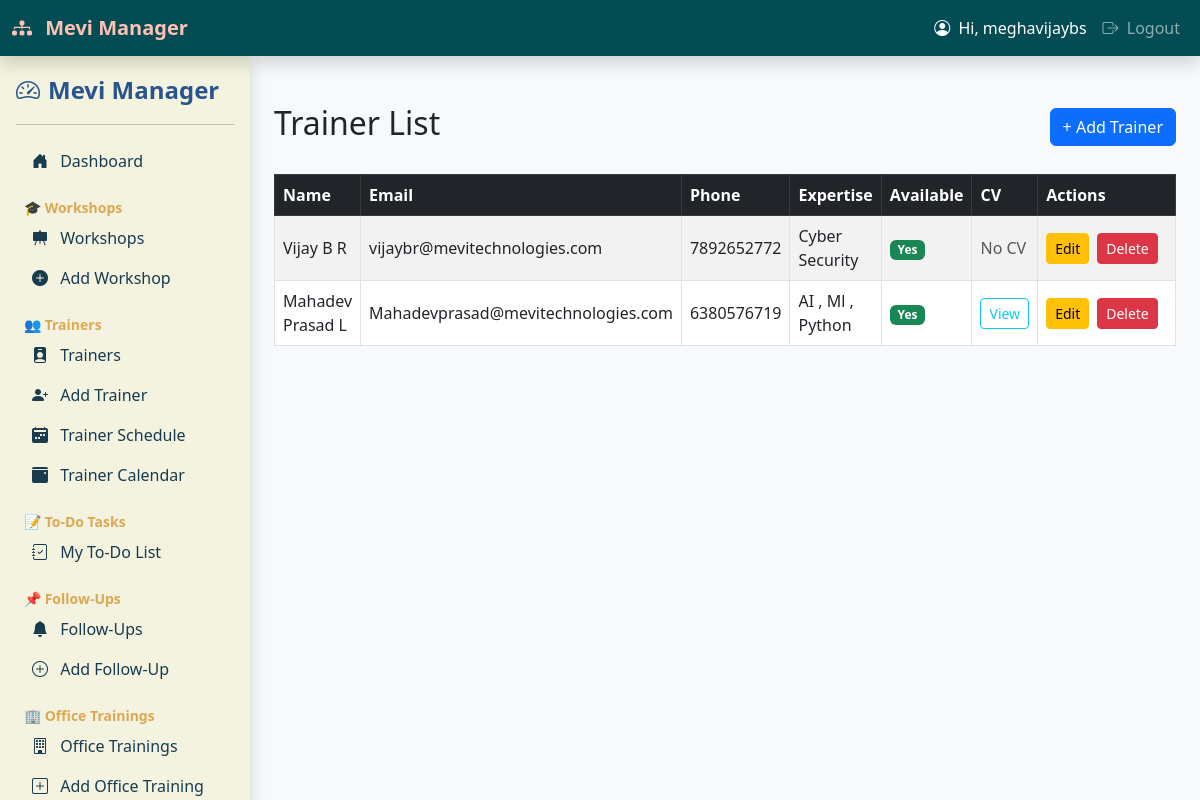
The app's page /trainers/ (signed in) with its own data.
### workshop_manager/models.py (models this page shows, shortened)
class Trainer(models.Model):
    Name = models.CharField(max_length=35)
    phone = models.CharField(max_length=15)
    email = models.EmailField()
    expertise = models.CharField(max_length=200, blank=True)
    is_available = models.BooleanField(default=True)
    cv = models.FileField(upload_to='trainer_cvs/', blank=True, null=True)
    is_full_time = models.BooleanField(default=False)

### workshop_manager/views.py (the view)
# urls.py: path('trainers/', views.trainer_list, name='trainer_list'),
@login_required
def trainer_list(request):
    query = request.GET.get('q')
    trainers = Trainer.objects.all()
    if query:
        trainers = trainers.filter(user__first_name__icontains=query)
    paginator = Paginator(trainers, 5)
    page = request.GET.get('page')
    trainers = paginator.get_page(page)
    return render(request, 'trainer_list.html', {'trainers': trainers})

### workshop_manager/templates/trainer_list.html
{% extends 'base.html' %}
{% block content %}
<div class="container mt-5">
    <div class="d-flex justify-content-between align-items-center mb-4">
        <h2>Trainer List</h2>
        <a href="{% url 'add_trainer' %}" class="btn btn-primary">+ Add Trainer</a>
    </div>
    {% if trainers %}
    <div class="table-responsive">
        <table class="table table-striped table-bordered align-middle">
            <thead class="table-dark">
                <tr>
                    <th>Name</th>
                    <th>Email</th>
                    <th>Phone</th>
                    <th>Expertise</th>
                    <th>Available</th>
                    <th>CV</th>
                    <th style="width: 160px;">Actions</th>
                </tr>
            </thead>
            <tbody>
                {% for trainer in trainers %}
                <tr>
                    <td>{{ trainer.Name }}</td>
                    <td>{{ trainer.email }}</td>
                    <td>{{ trainer.phone }}</td>
                    <td>{{ trainer.expertise }}</td>
                    <td>
                        {% if trainer.is_available %}
                            <span class="badge bg-success">Yes</span>
                        {% else %}
                            <span class="badge bg-danger">No</span>
                        {% endif %}
                    </td>
                    <td>
                        {% if trainer.cv %}
                            <a href="{{ trainer.cv.url }}" target="_blank" class="btn btn-sm btn-outline-info">View</a>
                        {% else %}
                            <span class="text-muted">No CV</span>
                        {% endif %}
                    </td>
                    <td>
                        <div class="d-flex gap-2">
                            <a href="{% url 'edit_trainer' trainer.pk %}" class="btn btn-sm btn-warning">Edit</a>
                            <a href="{% url 'delete_trainer' trainer.pk %}" class="btn btn-sm btn-danger" onclick="return confirm('Are you sure you want to delete this trainer?')">Delete</a>
                        </div>
                    </td>
                </tr>
                {% endfor %}
            </tbody>
        </table>
    </div>
    {% else %}
    <div class="alert alert-warning text-center">
        No trainers available. Click <strong>+ Add Trainer</strong> to add one.
    </div>
    {% endif %}
</div>
{% endblock %}

### workshop_manager/templates/base.html (shortened to what this page needs)
<!DOCTYPE html>
<html lang="en">
<head>
  {% block head %}
  <link href="https://cdn.jsdelivr.net/npm/bootstrap@5.3.0/dist/css/bootstrap.min.css" rel="stylesheet">
  <link href="https://cdn.jsdelivr.net/npm/fullcalendar@6.1.8/index.global.min.css" rel="stylesheet">
  <link rel="stylesheet" href="https://cdn.jsdelivr.net/npm/bootstrap-icons@1.11.1/font/bootstrap-icons.css">
  {% endblock %}
</head>
<body>
  <nav class="navbar navbar-expand-lg navbar-dark bg-dark fixed-top shadow">
    <div class="container-fluid">
      <a class="navbar-brand" href="{% url 'dashboard' %}">
        <i class="bi bi-diagram-3-fill me-2"></i> Mevi Manager
      </a>
      <div class="collapse navbar-collapse justify-content-end">
        <ul class="navbar-nav">
          {% if user.is_authenticated %}
            <li class="nav-item">
              <span class="nav-link text-white"><i class="bi bi-person-circle me-1"></i> Hi, {{ user.username }}</span>
            </li>
            <li class="nav-item">
              <a class="nav-link" href="{% url 'logout' %}"><i class="bi bi-box-arrow-right me-1"></i> Logout</a>
            </li>
          {% else %}
            <li class="nav-item">
              <a class="nav-link" href="{% url 'login' %}">Login</a>
            </li>
          {% endif %}
        </ul>
      </div>
    </div>
  </nav>
  <div class="d-flex">
    {% include 'sidebar.html' %}
    <div class="container-fluid" style="margin-left: 250px;">
      {% block content %}{% endblock %}
    </div>
  </div>
</body>
</html>

### workshop_manager/templates/base.html (style rules this page uses)
:root { --primary-dark: #034C53; --primary: #007074; --accent: #F38C79; --light-accent: #FFC1B4; }
body { padding-top: 56px; background-color: #f8f9fa; }
.navbar-dark.bg-dark { background-color: var(--primary-dark) !important; }
.navbar-brand { font-weight: bold; font-size: 1.25rem; color: var(--light-accent) !important; }
.nav-link.text-white { color: #fff !important; }

### records on screen
Trainer: Name "Vijay B R", email "vijaybr@mevitechnologies.com", phone "7892652772", expertise "Cyber Security", is_available "Yes", cv "No CV"
Trainer: Name "Mahadev Prasad L", email "Mahadevprasad@mevitechnologies.com", phone "6380576719", expertise "AI , Ml , Python", is_available "Yes"

### other values on screen
{{ user.username }} "meghavijaybs"
